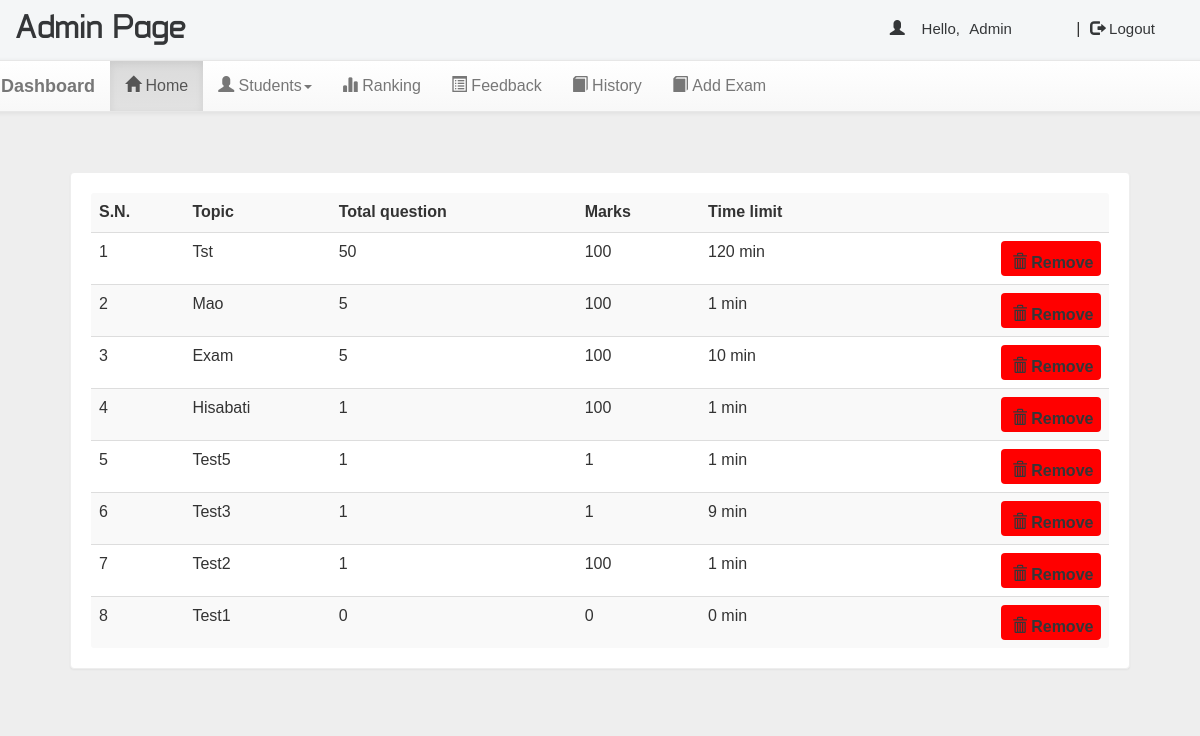
The app's page /dash.php?q=0 (signed in) with its own data.
### tables this page shows
CREATE TABLE `quiz` (
  `eid` text NOT NULL,
  `title` varchar(100) NOT NULL,
  `sahi` int(11) NOT NULL,
  `wrong` int(11) NOT NULL,
  `total` int(11) NOT NULL,
  `time` bigint(20) NOT NULL,
  `intro` text NOT NULL,
  `tag` varchar(100) NOT NULL,
  `date` timestamp NOT NULL DEFAULT CURRENT_TIMESTAMP ON UPDATE CURRENT_TIMESTAMP
);

### dash.php (the view, shortened to what this page needs)
<!DOCTYPE html>
<html xmlns="http://www.w3.org/1999/xhtml">
<head>
	<link  rel="stylesheet" href="css/bootstrap.min.css"/>
	<link  rel="stylesheet" href="css/bootstrap-theme.min.css"/>
	<link rel="stylesheet" href="css/main2.css">
	<link  rel="stylesheet" href="css/font.css">
</head>
<body style="background:#eee">
	<div class="header">
		<div class="row">
			<div class="col-lg-6">
				<span class="logo">Admin Page</span>
			</div>
			<?php
			include_once 'dbConnection_online_examination.php';
			if(!(isset($_SESSION['email']))){
				header("location:index_online_examination.php");
			}
			else{
				$name = $_SESSION['name'];
				echo '<span class="pull-right top title1" ><span class="log1"><span class="glyphicon glyphicon-user" aria-hidden="true"></span>&nbsp;&nbsp;&nbsp;&nbsp;Hello,</span> <a href="dash.php" class="log log1">'.$name.'</a>&nbsp;|&nbsp;<a href="logout.php?q=dash.php" class="log"><span class="glyphicon glyphicon-log-out" aria-hidden="true"></span>&nbsp;Logout</button></a></span>';
			}
			?>
		</div>
	</div>
	<div class="bg">
		<div class="row">
	<nav class="navbar navbar-default title1">
		<div class="container-fluid">
			<div class="navbar-header">
				<a href="dash.php?q=0" class="navbar-brand"><b>Dashboard</b></a>
			</div>
				<div class="collapse navbar-collapse" id="bs-example-navbar-collapse-1">
					<ul class="nav navbar-nav">
						<li <?php if(@$_GET['q']==0) echo 'class="active"';?>><a href="dash.php?q=0"><span class="glyphicon glyphicon-home"></span>&nbsp;Home<span class="sr-only">(current)</span></a></li>
						<li class="dropdown <?php if(@$_GET['q']==4 || @$_GET['q']==5) echo '"active"';?>">
						<a href="#" class="dropdown-toggle" data-toggle="dropdown" role="button" area-haspopup="true" area-expanded="false"><span class="glyphicon glyphicon-user"></span>&nbsp;Students<span class="caret"></span></a>
						<li <?php if(@$_GET['q']==2) echo 'class="active"';?>><a href="dash.php?q=2"><span class="glyphicon glyphicon-stats"></span>&nbsp;Ranking</a></li>
						<li <?php if(@$_GET['q']==3) echo 'class="active"';?>><a href="dash.php?q=3"><span class="glyphicon glyphicon-list-alt"></span>&nbsp;Feedback</a></li>
						<li <?php if(@$_GET['q']==6) echo 'class="active"';?>><a href="dash.php?q=6"><span class="glyphicon glyphicon-book"></span>&nbsp;History</a></li>
						<li <?php if(@$_GET['q']==4) echo 'class="active"';?>><a href="dash.php?q=4"><span class="glyphicon glyphicon-book"></span>&nbsp;Add Exam</a></li>
				</div>
		</div>
	</nav>
	<div class="container">
<div class="row">
<div class="col-md-12">
<?php if(@$_GET['q']==0) {
$result = mysqli_query($con,"SELECT * FROM quiz ORDER BY date DESC") or die('Error');
echo  '<div class="panel"><table class="table table-striped title1">
<tr><td><b>S.N.</b></td><td><b>Topic</b></td><td><b>Total question</b></td><td><b>Marks</b></td><td><b>Time limit</b></td><td></td></tr>';
$c=1;
while($row = mysqli_fetch_array($result)) {
	$title = $row['title'];
	$total = $row['total'];
	$sahi = $row['sahi'];
    $time = $row['time'];
	$eid = $row['eid'];
	echo '<tr><td>'.$c++.'</td><td>'.$title.'</td><td>'.$total.'</td><td>'.$sahi*$total.'</td><td>'.$time.'&nbsp;min</td>
	<td><b><a href="update.php?q=rmquiz&eid='.$eid.'" class="pull-right btn sub1" style="margin:0px;background:red"><span class="glyphicon glyphicon-trash" aria-hidden="true"></span>&nbsp;<span class="title1"><b>Remove</b></span></a></b></td></tr>';
}
echo '</table></div>';
}
?>
</div>
</div>
</div>
</body>
</html>

### css/main2.css (style rules this page uses)
.header { background:#f4f6f7; height: 60px; }
body { overflow-x:hidden; width:100%; font: 15px "Century Gothic", "Times Roman", sans-serif; background:#eee; min-height:550px; background-attachment:fixed; }
.bg { min-height:540px; }
.panel { border-color:#eee; margin:40px; padding:20px; font: 15px "Century Gothic", "Times Roman", sans-serif; }
.logo { font-family:'typo'; font-size:35px; color:#343638; margin:15px; }
.title1 { font: 16px "Century Gothic", "Times Roman", sans-serif; }
.sub1 { width:90px; color:#343638; font-size:15px; height:35px; margin:7px; padding:10px; width:100px; }
.top { margin-top:20px; }
.log1 { font: 15px 'Ubuntu', sans-serif; color:#343638; margin-left:10px; }
.log { margin:10px; margin-right:60px; margin-left:5px; color:#343638; text-decoration:none; font-size:20px; font-size:15px; }

### records on screen
quiz: title "Tst", total "50", $sahi*$total "100", time "120"
quiz: title "Mao", total "5", $sahi*$total "100", time "1"
quiz: title "Exam", total "5", $sahi*$total "100", time "10"
quiz: title "Hisabati", total "1", $sahi*$total "100", time "1"
quiz: title "Test5", total "1", $sahi*$total "1", time "1"
quiz: title "Test3", total "1", $sahi*$total "1", time "9"
quiz: title "Test2", total "1", $sahi*$total "100", time "1"
quiz: title "Test1", total "0", $sahi*$total "0", time "0"

### other values on screen
$name "Admin"
